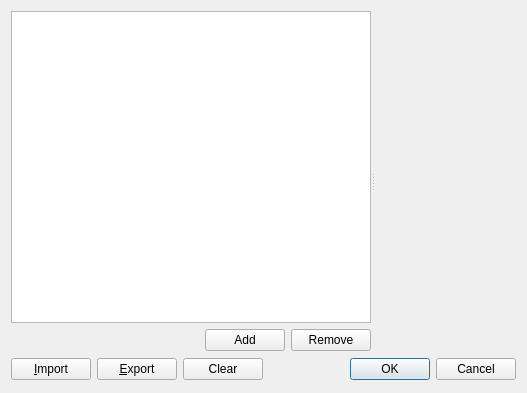
<?xml version="1.0" encoding="UTF-8"?>
<ui version="4.0">
 <class>InputConditionWidgetFunctionalDialog</class>
 <widget class="QDialog" name="InputConditionWidgetFunctionalDialog">
  <property name="geometry">
   <rect>
    <x>0</x>
    <y>0</y>
    <width>527</width>
    <height>393</height>
   </rect>
  </property>
  <property name="windowTitle">
   <string>Calculation Condition</string>
  </property>
  <layout class="QVBoxLayout" name="verticalLayout_2" stretch="1,0">
   <item>
    <widget class="QSplitter" name="splitter">
     <property name="orientation">
      <enum>Qt::Horizontal</enum>
     </property>
     <widget class="QWidget" name="layoutWidget">
      <layout class="QVBoxLayout" name="verticalLayout">
       <item>
        <widget class="QTableView" name="tableView">
         <property name="selectionMode">
          <enum>QAbstractItemView::ContiguousSelection</enum>
         </property>
        </widget>
       </item>
       <item>
        <layout class="QHBoxLayout" name="addremoveLayout">
         <item>
          <spacer name="addremoveSpacer">
           <property name="orientation">
            <enum>Qt::Horizontal</enum>
           </property>
           <property name="sizeHint" stdset="0">
            <size>
             <width>40</width>
             <height>20</height>
            </size>
           </property>
          </spacer>
         </item>
         <item>
          <widget class="QPushButton" name="addButton">
           <property name="text">
            <string>Add</string>
           </property>
          </widget>
         </item>
         <item>
          <widget class="QPushButton" name="removeButton">
           <property name="text">
            <string>Remove</string>
           </property>
          </widget>
         </item>
        </layout>
       </item>
      </layout>
     </widget>
     <widget class="QwtPlot" name="graphView" native="true"/>
    </widget>
   </item>
   <item>
    <layout class="QHBoxLayout" name="horizontalLayout">
     <item>
      <widget class="QPushButton" name="importButton">
       <property name="text">
        <string>&amp;Import</string>
       </property>
      </widget>
     </item>
     <item>
      <widget class="QPushButton" name="exportButton">
       <property name="text">
        <string>&amp;Export</string>
       </property>
      </widget>
     </item>
     <item>
      <widget class="QPushButton" name="clearButton">
       <property name="text">
        <string>Clear</string>
       </property>
      </widget>
     </item>
     <item>
      <spacer name="buttonBarSpacer">
       <property name="orientation">
        <enum>Qt::Horizontal</enum>
       </property>
       <property name="sizeHint" stdset="0">
        <size>
         <width>40</width>
         <height>25</height>
        </size>
       </property>
      </spacer>
     </item>
     <item>
      <widget class="QDialogButtonBox" name="buttonBox">
       <property name="standardButtons">
        <set>QDialogButtonBox::Cancel|QDialogButtonBox::Ok</set>
       </property>
      </widget>
     </item>
    </layout>
   </item>
  </layout>
 </widget>
 <customwidgets>
  <customwidget>
   <class>QwtPlot</class>
   <extends>QWidget</extends>
   <header location="global">qwt_plot.h</header>
   <container>1</container>
  </customwidget>
 </customwidgets>
 <resources/>
 <connections>
  <connection>
   <sender>clearButton</sender>
   <signal>clicked()</signal>
   <receiver>tableView</receiver>
   <slot>reset()</slot>
   <hints>
    <hint type="sourcelabel">
     <x>165</x>
     <y>361</y>
    </hint>
    <hint type="destinationlabel">
     <x>146</x>
     <y>201</y>
    </hint>
   </hints>
  </connection>
 </connections>
</ui>
